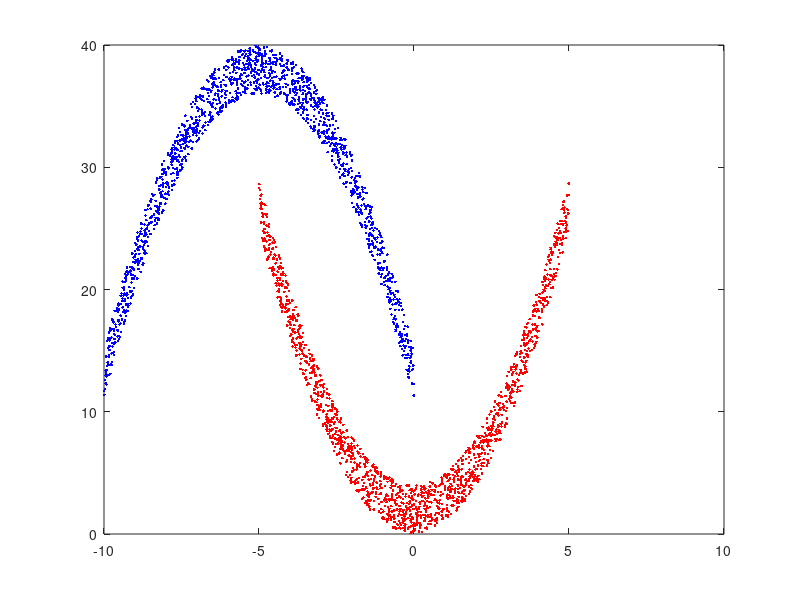

Write the MATLAB code that produced this figure.
dist1_x=rand(40);
dist1_x=(dist1_x(:)*10)-5;
dist1_y=dist1_x.*dist1_x;
offset=rand(40);
dist1_y=dist1_y+offset(:)*4;

dist2_x=dist1_x-5;
dist2_y=-dist1_y;
dist2_y=dist2_y+40;
figure
plot(dist1_x,dist1_y,'.r');
hold on
plot(dist2_x,dist2_y,'.b');
